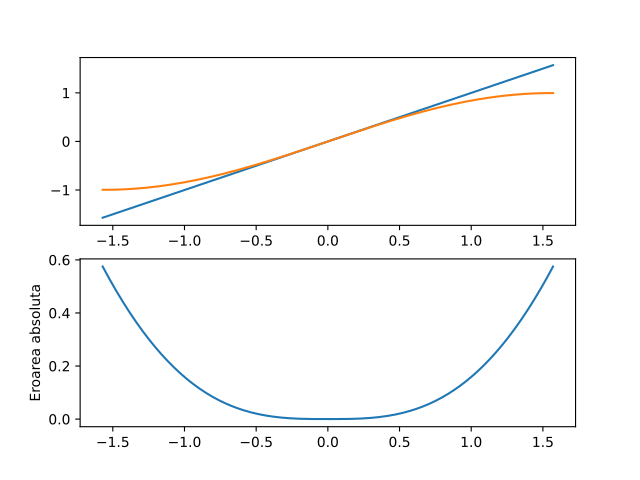

This chart was generated by the following Python code:
import numpy as np
import matplotlib.pyplot as plt

def pade_sin(a):
    return (a - (7 * a ** 3) / 60) / (1 + (a ** 2) / 20)

x0 = np.linspace(-np.pi / 2, np.pi / 2, 1000)

fig, axs = plt.subplots(2)

axs[0].plot(x0, x0)
axs[0].plot(x0, pade_sin(x0))

axs[1].plot(x0, np.abs(x0 - pade_sin(x0)))
axs[1].set_ylabel('Eroarea absoluta')

plt.show()
